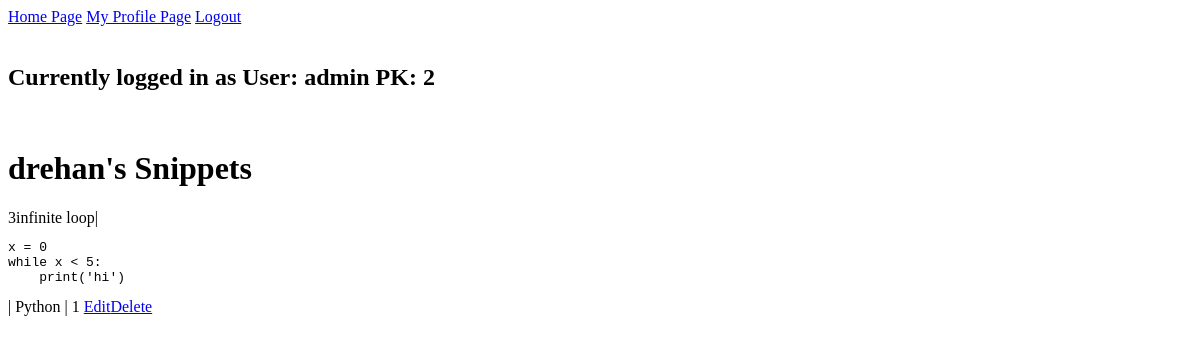
Page /user/3/profile/ (signed in) on the earlier database version.
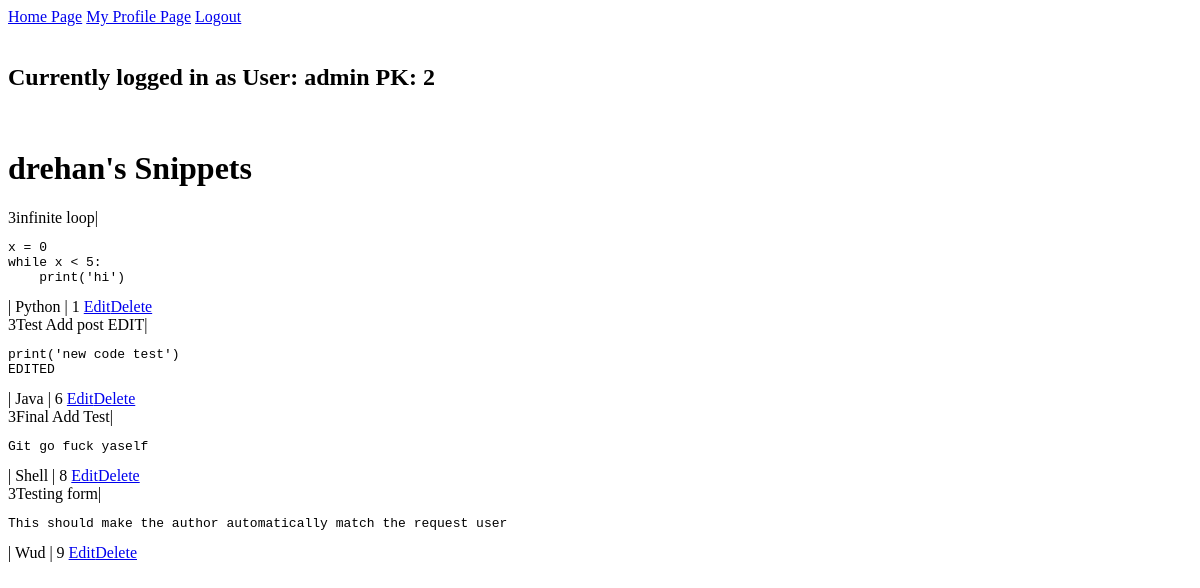
Same page on the later database version.
### core/models.py (models this page shows, shortened)
class Snippet(models.Model):
    title = models.CharField(max_length=50)
    author = models.ForeignKey(User, on_delete=models.CASCADE, related_name='snippets')
    code = models.TextField()
    language = models.CharField(max_length=20)

class User(AbstractUser):
    pass

### core/views.py (the view)
# urls.py: path('user/<int:pk>/profile/', views.user_profile, name='user_profile'),
@login_required
def user_profile(request, pk):
    user = get_object_or_404(User, pk=pk)
    return render(request, 'user_profile.html', {'user': user})

### templates/user_profile.html (shortened to what this page needs)
{% extends 'base.html' %}
{% block content %}
<header class="header">
    <a href="/user/feed">Home Page</a>
    <a href="{% url 'user_profile' pk=request.user.pk %}">My Profile Page</a>
    <a href="/accounts/logout">Logout</a>
</header>
<br>
<h2>Currently logged in as User: {{ request.user }} PK: {{ request.user.pk }}</h1>
<br>
<div class="snippets-container">
    <h1>{{ user }}'s Snippets</h3>
        {% for snippet in user.snippets.all %}
        <div class="snippet">
            {{snippet.author.pk}}{{ snippet.title }}</a>| <pre><code>{{snippet.code}}</code></pre> | {{ snippet.language }} | {{snippet.pk}}
            <a href="{% url 'edit_snippet' pk=snippet.author.pk id=snippet.pk %}">Edit</a><a href="{% url 'delete_snippet' pk=snippet.pk%}">Delete</a></li>
        </div>
        {% endfor %}
</div>
{% endblock %}

Differences in the rows shown:
added Snippet: author.pk "3", title "Test Add post EDIT", code "print('new code test') EDITED", language "Java", pk "6"
added Snippet: author.pk "3", title "Final Add Test", code "Git go fuck yaself", language "Shell", pk "8"
added Snippet: author.pk "3", title "Testing form", code "This should make the author automatically match the request user", language "Wud", pk "9"
